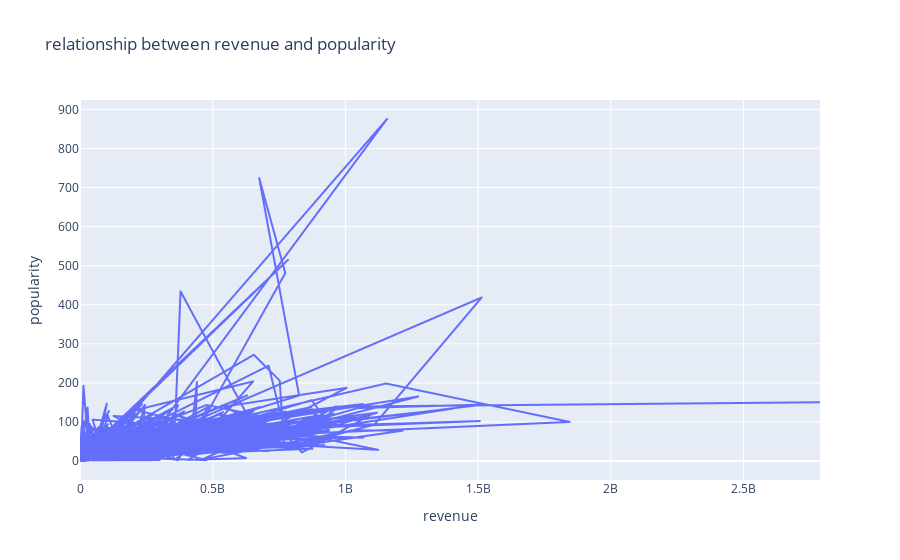

Source (notebook cell):
### Markdown cell above
## Q8: Use line chart to draw the relationship between revenue and popularity.
![p4.png](attachment:p4.png)

### Code cell
px.line(data, x='revenue' , y='popularity', title="relationship between revenue and popularity")

### Figure 1 — Plotly figure (JSON) as saved in the notebook; plotly's stock layout.template omitted (floating-point values rounded to 4 significant figures; data arrays with more than 128 entries replaced by an {"elided": "..."} marker saying what was removed)
{"data": [{"hovertemplate": "revenue=%{x}<br>popularity=%{y}<extra></extra>", "legendgroup": "", "line": {"color": "#636efa", "dash": "solid"}, "marker": {"symbol": "circle"}, "mode": "lines", "name": "", "showlegend": false, "type": "scattergl", "x": {"elided": "4809 int values"}, "xaxis": "x", "y": {"elided": "4809 float values"}, "yaxis": "y"}], "layout": {"autosize": true, "legend": {"tracegroupgap": 0}, "title": {"text": "relationship between revenue and popularity"}, "xaxis": {"anchor": "y", "autorange": true, "domain": [0, 1], "range": [0, 2787965087], "title": {"text": "revenue"}, "type": "linear"}, "yaxis": {"anchor": "x", "autorange": true, "domain": [0, 1], "range": [-48.64, 924.2], "title": {"text": "popularity"}, "type": "linear"}}}
